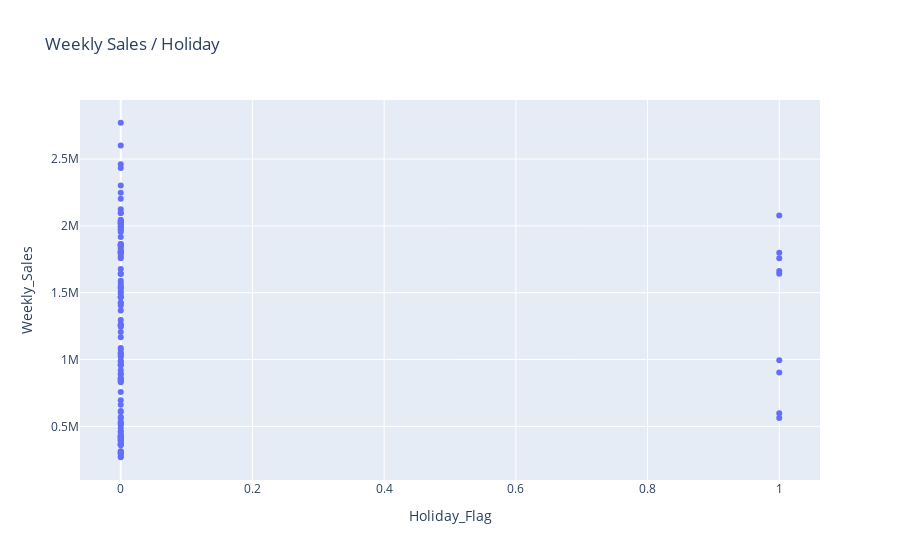

This figure's notebook cell:
### Code cell
fig = px.scatter(data_frame=df, x='Holiday_Flag', y='Weekly_Sales', title='Weekly Sales / Holiday')
fig.show()

### Figure 1 — Plotly figure (JSON) as saved in the notebook; plotly's stock layout.template omitted (floating-point values rounded to 4 significant figures; data arrays with more than 128 entries replaced by an {"elided": "..."} marker saying what was removed)
{"data": [{"hovertemplate": "Holiday_Flag=%{x}<br>Weekly_Sales=%{y}<extra></extra>", "legendgroup": "", "marker": {"color": "#636efa", "symbol": "circle"}, "mode": "markers", "name": "", "orientation": "v", "showlegend": false, "type": "scatter", "x": {"elided": "136 int values"}, "xaxis": "x", "y": {"elided": "136 float values"}, "yaxis": "y"}], "layout": {"legend": {"tracegroupgap": 0}, "title": {"text": "Weekly Sales / Holiday"}, "xaxis": {"anchor": "y", "domain": [0, 1], "title": {"text": "Holiday_Flag"}}, "yaxis": {"anchor": "x", "domain": [0, 1], "title": {"text": "Weekly_Sales"}}}}
